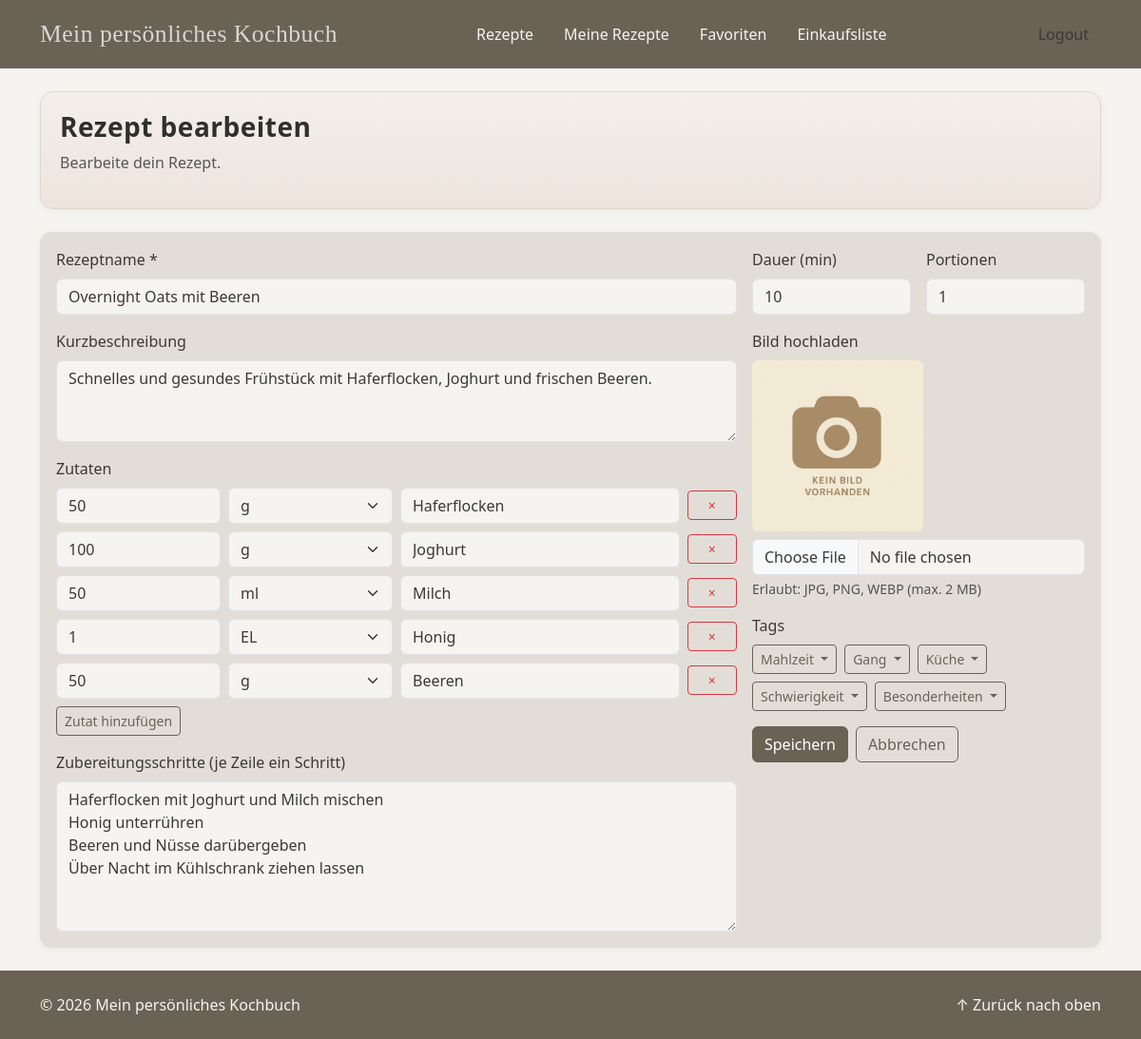
Page /public/user_recipe_edit.php?id=5 (signed in) on the committed database.
### tables this page shows
CREATE TABLE `recipe_ingredients` (
  `recipe_id` int(11) NOT NULL,
  `unit` varchar(20) NOT NULL,
  `quantity` int(20) NOT NULL,
  `name` varchar(100) NOT NULL
);

### includes/user_recipe_edit_logic.php (called while the page is built, shortened)
<?php
require_once __DIR__ . '/db_gets.php';
$userId = isset($_SESSION['user_id']) && is_numeric($_SESSION['user_id'])
    ? (int)$_SESSION['user_id']
    : 0;
$isEdit   = isset($_GET['id']) && ctype_digit((string)$_GET['id']);
$recipeId = $isEdit ? (int)$_GET['id'] : null;
$units = ['g', 'kg', 'ml', 'l', 'EL', 'TL', 'Prise', 'Stk', 'Pkg'];
$tags          = getAllTags();
$groupedTags   = [];
foreach ($tags as $tag) {
    $cat = (string)($tag['category'] ?? '');
    $tid = (int)($tag['id'] ?? 0);
    $groupedTags[$cat][] = [
        'id'   => $tid,
        'name' => (string)($tag['name'] ?? ''),
    ];
}
$errors = [];
$form = [
    'title'        => '',
    'description'  => '',
    'time_min'     => '',
    'servings'     => '',
    'steps'        => '',
    'picture_path' => '/img/placeholder_food.jpg',
    'tag_ids'      => [],
    'ingredients'  => [],
];
if ($recipeId !== null) {
    $rows   = getRecipesWithTags([$recipeId]);
    $recipe = $rows[$recipeId] ?? null;
    if (!$recipe) {
        http_response_code(404);
        $errors[] = 'Kein Rezept gefunden.';
        $recipeId = null;
    } else {
        $ownerId = (int)($recipe['user_id'] ?? 0);
        if ($ownerId !== $userId) {
            http_response_code(403);
            $errors[] = 'Du kannst nur eigene Rezepte bearbeiten.';
        } else {
            $form['title']        = (string)($recipe['title'] ?? '');
            $form['description']  = (string)($recipe['description'] ?? '');
            $form['time_min']     = (string)($recipe['time_min'] ?? '');
            $form['servings']     = (string)($recipe['servings'] ?? '');
            $form['steps']        = (string)($recipe['steps'] ?? '');
            $form['picture_path'] = (string)($recipe['picture_path'] ?? '/img/placeholder_food.jpg');
            $form['ingredients'] = getIngredientsByRecipeId($recipeId);
            $tagIds = [];
            foreach (($recipe['tags'] ?? []) as $t) {
                if (isset($t['id'])) {
                    $tagIds[] = (int)$t['id'];
                }
            }
            $form['tag_ids'] = array_values(array_unique($tagIds));
        }
    }
}
$pageTitle = ($recipeId !== null) ? 'Rezept bearbeiten' : 'Neues Rezept erstellen';

### includes/helpers.php (called while the page is built, shortened)
<?php
function esc($value): string
{
    return htmlspecialchars((string)$value, ENT_QUOTES | ENT_SUBSTITUTE, 'UTF-8');
}

### includes/db_gets.php (called while the page is built, shortened)
<?php
function getAllTags(): array
{
    $db = getDbConnection();
    $sql = "SELECT * FROM tags";
    $res = $db->query($sql);
    $tags = [];
    while ($row = $res->fetch_assoc()) {
        $tags[] = $row;
    }
    return $tags;
}
function getRecipesWithTags(array $recipeIds): ?array
{
    $db = getDbConnection();
    $recipeIds = array_values(array_map('intval', $recipeIds));
    $placeholders = implode(',', array_fill(0, count($recipeIds), '?'));
    $sql = "
        SELECT
            r.id           AS recipe_id,
            r.title,
            r.description,
            r.time_min,
            r.servings,
            r.steps,
            r.user_id,
            r.picture_path,
            t.id       AS tag_id,
            t.name     AS tag_name,
            t.category AS tag_category
        FROM recipes r
        LEFT JOIN recipe_tags rt ON rt.recipe_id = r.id
        LEFT JOIN tags t         ON t.id = rt.tag_id
        WHERE r.id IN ($placeholders)
    ";
    $stmt = $db->prepare($sql);
    $types = str_repeat('i', count($recipeIds));
    $stmt->bind_param($types, ...$recipeIds);
    $stmt->execute();
    $result = $stmt->get_result();
    $recipes = [];
    while ($row = $result->fetch_assoc()) {
        $rid = (int)$row['recipe_id'];
        if (!isset($recipes[$rid])) {
            $recipes[$rid] = [
                'id'           => $rid,
                'title'        => $row['title'],
                'description'  => $row['description'],
                'time_min'     => $row['time_min'],
                'servings'     => $row['servings'],
                'steps'        => $row['steps'],
                'user_id'      => $row['user_id'],
                'picture_path' => $row['picture_path'],
                'tags'         => [],
            ];
        }
        if ($row['tag_id'] !== null) {
            $recipes[$rid]['tags'][] = [
                'id'       => (int)$row['tag_id'],
                'name'     => $row['tag_name'],
                'category' => $row['tag_category'],
            ];
        }
    }
    return $recipes;
}
function getIngredientsByRecipeId(int $recipeId): array
{
    $db = getDbConnection();
    $sql = "SELECT quantity, unit, name FROM recipe_ingredients WHERE recipe_id = ?";
    $stmt = $db->prepare($sql);
    $stmt->bind_param("i", $recipeId);
    $stmt->execute();
    $result = $stmt->get_result();
    $ings = [];
    while ($row = $result->fetch_assoc()) {
        $ings[] = $row;
    }
    return $ings;
}

### public/user_recipe_edit.php (the view, shortened to what this page needs)
<?php
include __DIR__ . '/../includes/header.php';
include __DIR__ . '/../includes/nav.php';
require_once __DIR__ . '/../includes/user_recipe_edit_logic.php';
?>
<main>
<div class="container">
    <section class="hero section my-3 my-md-4">
        <h1 class="h3 mb-2"><?= esc($pageTitle) ?></h1>
        <p class="text-muted">
            <?= ($recipeId !== null) ? 'Bearbeite dein Rezept.' : 'Lege ein neues Rezept an.' ?>
        </p>
    </section>
    <section class="section bg-cream mb-3 mb-md-4 py-3 px-3">
        <form method="post" class="row g-3" enctype="multipart/form-data">
            <div class="col-12 col-lg-8">
                <label class="form-label">Rezeptname *</label>
                <input
                    type="text"
                    name="title"
                    class="form-control"
                    required
                    value="<?= esc($form['title']) ?>"
                >
                <div class="mt-3">
                    <label class="form-label">Kurzbeschreibung</label>
                    <textarea
                        name="description"
                        rows="3"
                        class="form-control"
                    ><?= esc($form['description']) ?></textarea>
                </div>
                <div class="mt-3">
                    <label class="form-label d-block">Zutaten</label>
                    <div class="d-flex flex-column gap-2">
                        <?php
                        $rows = !empty($form['ingredients'])
                            ? array_values($form['ingredients'])
                            : [['quantity' => '', 'unit' => '', 'name' => '']];
                        ?>
                        <?php foreach ($rows as $i => $ing): ?>
                            <div class="row g-2 align-items-center">
                                <div class="col-3">
                                    <input
                                        type="text"
                                        name="ingredients[quantity][]"
                                        class="form-control"
                                        placeholder="Menge"
                                        value="<?= esc($ing['quantity'] ?? '') ?>"
                                    >
                                </div>
                                <div class="col-3">
                                    <select name="ingredients[unit][]" class="form-select">
                                        <?php foreach ($units as $u): ?>
                                            <option
                                                value="<?= esc($u) ?>"
                                                <?= (($ing['unit'] ?? '') === $u) ? 'selected' : '' ?>
                                            >
                                                <?= esc($u) ?>
                                            </option>
                                        <?php endforeach; ?>
                                    </select>
                                </div>
                                <div class="col-5">
                                    <input
                                        type="text"
                                        name="ingredients[name][]"
                                        class="form-control"
                                        placeholder="Zutat"
                                        value="<?= esc($ing['name'] ?? '') ?>"
                                    >
                                </div>
                                <div class="col-1 d-grid">
                                    <button
                                        type="submit"
                                        name="remove_ing"
                                        value="<?= (int)$i ?>"
                                        class="btn btn-sm btn-outline-danger"
                                        title="Zutat entfernen"
                                    >
                                        ×
                                    </button>
                                </div>
                            </div>
                        <?php endforeach; ?>
                    </div>
                    <button
                        type="submit"
                        name="add_ing"
                        value="1"
                        class="btn btn-sm btn-outline-secondary mt-2"
                    >
                        Zutat hinzufügen
                    </button>
                </div>
                <div class="mt-3">
                    <label class="form-label">Zubereitungsschritte (je Zeile ein Schritt)</label>
                    <textarea
                        name="steps"
                        rows="6"
                        class="form-control"
                        placeholder="Schritt 1&#10;Schritt 2&#10;Schritt 3"
                    ><?= esc($form['steps']) ?></textarea>
                </div>
            </div>
            <div class="col-12 col-lg-4">
                <div class="row g-3">
                    <div class="col-6">
                        <label class="form-label">Dauer (min)</label>
                        <input
                            type="number"
                            name="time_min"
                            class="form-control"
                            min="0"
                            value="<?= esc($form['time_min']) ?>"
                        >
                    </div>
                    <div class="col-6">
                        <label class="form-label">Portionen</label>
                        <input
                            type="number"
                            name="servings"
                            class="form-control"
                            min="0"
                            value="<?= esc($form['servings']) ?>"
                        >
                    </div>
                    <div class="col-12">
                        <label for="recipeImage" class="form-label">Bild hochladen</label>
                        <?php
                        $currentImg = trim((string)($form['picture_path'] ?? ''));
                        ?>
                        <div class="mb-2">
                            <img
                                src="<?= esc($currentImg) ?>"
                                onerror="this.onerror=null;this.src='/img/placeholder_food.jpg';"
                                alt="Aktuelles Rezeptbild"
                                class="img-fluid rounded"
                                style="max-height: 180px; object-fit: cover;"
                            >
                        </div>
                        <input
                            type="file"
                            id="recipeImage"
                            name="image"
                            class="form-control"
                            accept="image/jpeg,image/png,image/webp"
                        >
                        <div class="form-text">
                            Erlaubt: JPG, PNG, WEBP (max. 2&nbsp;MB)
                        </div>
                    </div>
                    <div class="col-12">
                        <label class="form-label d-block mb-2">Tags</label>
                        <div class="d-flex flex-wrap gap-2">
                            <?php foreach ($groupedTags as $category => $tagsInCat): ?>
                                <div class="btn-group">
                                    <button
                                        type="button"
                                        class="btn btn-outline-secondary btn-sm dropdown-toggle"
                                        data-bs-toggle="dropdown"
                                    >
                                        <?= esc($category) ?>
                                    </button>
                                </div>
                            <?php endforeach; ?>
                        </div>
                    </div>
                    <div class="col-12 d-flex gap-2">
                        <button type="submit" class="btn btn-primary">
                            <?= ($recipeId !== null) ? 'Speichern' : 'Erstellen' ?>
                        </button>
                        <a href="recipes.php" class="btn btn-outline-secondary">Abbrechen</a>
                    </div>
                </div>
            </div>
        </form>
    </section>
</div>
</main>
<?php include __DIR__ . '/../includes/footer.php'; ?>

### public/css/style.css (style rules this page uses)
:root { --color-primary: #6B6256; --color-secondary: #7C8573; --color-dark: #2F2F2C; --color-light: #E2DED7; --color-bg: #F5F4F1; --color-text: #3A3936; --color-accent: #9DA69D; --color-brand-accent: #D8D6D0; --color-brand-accent-hover: #C2BEB7; --bs-primary: var(--color-primary); --bs-secondary: var(--color-secondary); --bs-dark: var(--color-dark); --bs-light: var(--color-light); --bs-body-bg: var(--color-bg); --bs-body-color: var(--color-text); }
html, body { height: 100%; margin: 0; background: var(--bs-body-bg); }
body { display: flex; flex-direction: column; min-height: 100vh; }
main { flex: 1 0 auto; min-height: 1px; }
h1, h2, h3, h4, h5, h6, .h1, .h2, .h3, .h4, .h5, .h6 { font-family: "Segoe UI", "Helvetica Neue", Arial, sans-serif; font-weight: 600 !important; color: var(--color-dark); letter-spacing: 0.5px; }
a { color: var(--bs-primary); text-decoration: none; }
main { flex: 1 0 auto; margin: 0; background: var(--bs-body-bg); }
.section, .card, .panel { background: #fff; border: 1px solid var(--color-light); border-radius: 12px; box-shadow: 0 2px 8px rgba(0,0,0,.05); }
.section { padding: .75rem; margin-bottom: 1rem; }
@media (min-width: 768px) { .section { padding: 1.25rem; margin-bottom: 1.5rem; } }
.hero { background:linear-gradient(180deg,#F4EFEA 0%,#EDE4DD 100%); border:1px solid #E0D6CD; border-radius:14px; }
.bg-cream { background:var(--bs-light); }
.btn-primary { background:var(--bs-primary); border-color:var(--bs-primary); color:#fff !important; }
.btn-outline-secondary { color:var(--bs-primary); border-color:var(--bs-primary); }

### rows in the picture
recipe_ingredients: quantity "50", name "Haferflocken", $i 0 (drawn)
recipe_ingredients: quantity "100", name "Joghurt", $i 1 (drawn)
recipe_ingredients: quantity "50", name "Milch", $i 2 (drawn)
recipe_ingredients: quantity "1", name "Honig", $i 3 (drawn)
recipe_ingredients: quantity "50", name "Beeren", $i 4 (drawn)

### other values in the picture
$pageTitle "Rezept bearbeiten"
$category "Mahlzeit"
$category "Gang"
$category "Küche"
$category "Schwierigkeit"
$category "Besonderheiten"
form field value "g"
form field value "ml"
form field value "EL"
